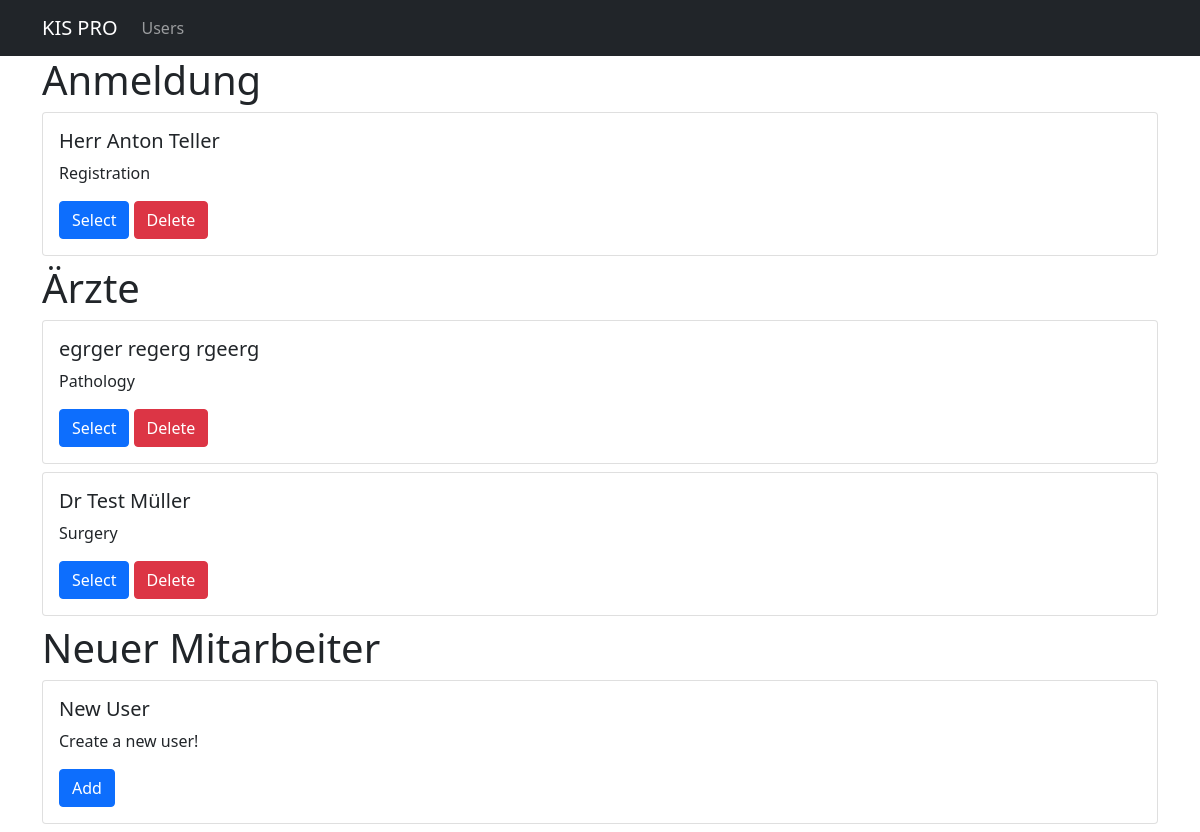
The app's page /, older data.
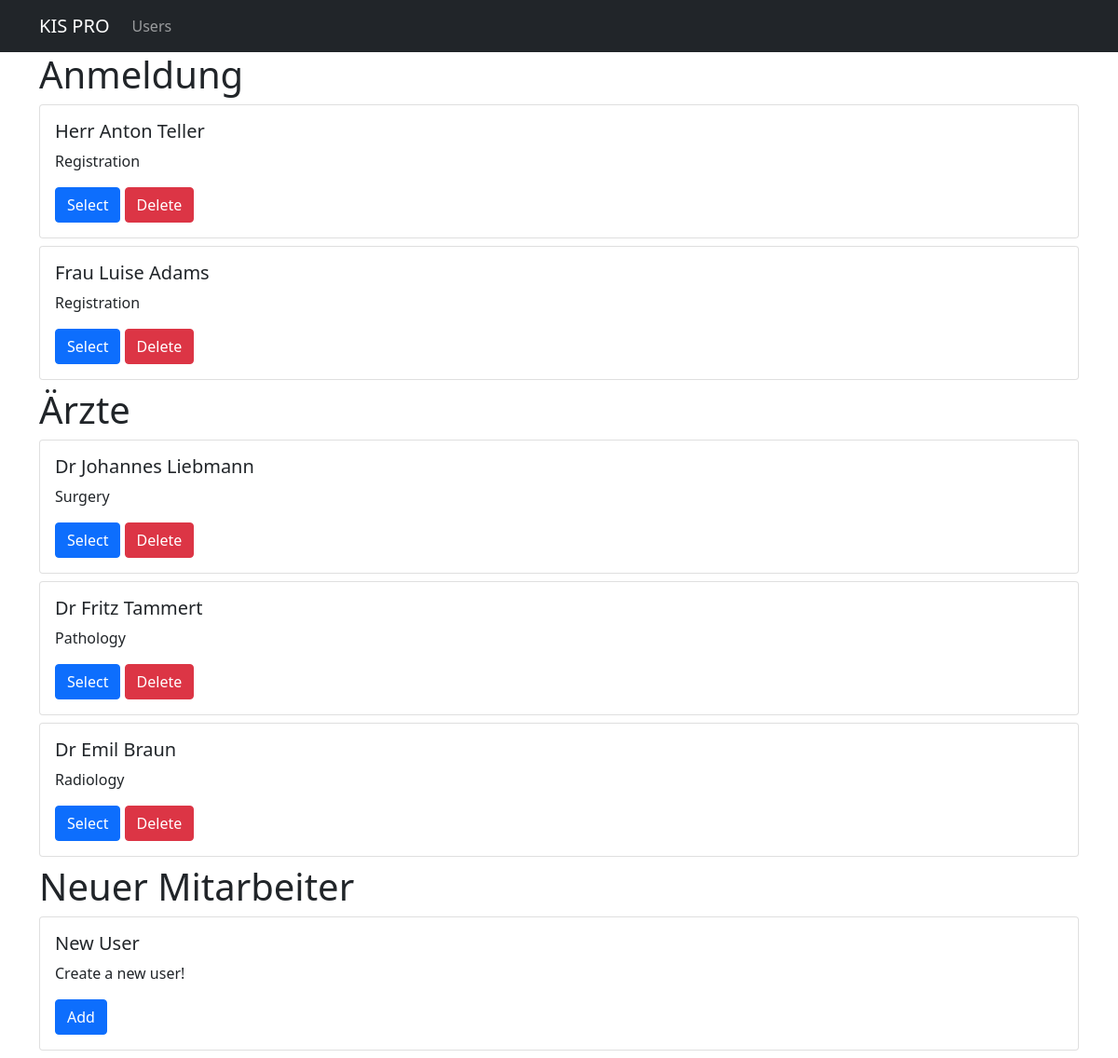
The same page, newer data.
### kis_pro/models.py (models this page shows, shortened)
class Person(models.Model):
    title = models.CharField(max_length=50)
    firstname = models.CharField(max_length=100)
    lastname = models.CharField(max_length=100)
    def user_print(self):
        return self.title + ' ' + self.firstname + ' ' + self.lastname
    class Meta:
        abstract = True

class User(Person):
    role = models.ForeignKey(Role, on_delete=models.CASCADE)
    def role_to_name(self):
        return self.role.print_role_name()

class Role(models.Model):
    name = models.CharField(max_length=10)
    def print_role_name(self):
        return self.name
    class Meta:
        managed = False

class Doctor(Person):
    role = models.ForeignKey(Role, on_delete=models.CASCADE)
    def role_to_name(self):
        return self.role.print_role_name()
    def role_to_url(self):
        return 'kis_pro_' + self.role_to_name().lower()

### kis_pro/views.py (the view)
# urls.py: path('', views.kis_pro_index, name="kis_pro_index"),
def kis_pro_index(request):
    user = User.objects.all()
    doc = Doctor.objects.all()
    context = {
        'user': user,
        'docs': doc
    }
    return render(request, 'kis_pro_index.html', context)

### kis_pro/templates/kis_pro_index.html
{% extends "base.html" %}
{% load static %}
{% block page_content %}
    <h1>Anmeldung</h1>
    <div class="col">
        {% for user in user %}
            <div class="card mb-2">
                <div class="card-body">
                    <h5 class="card-title">{{ user.user_print }}</h5>
                    <p class="card-text">{{ user.role_to_name }}</p>
                    <a href="{% url 'kis_pro_registration' %}"
                       class="btn btn-primary">
                        Select
                    </a>
                    <a href="{% url 'kis_pro_deleteregistration' user.pk %}"
                       class="btn btn-danger">
                        Delete
                    </a>
                </div>
            </div>
        {% endfor %}
    </div>
    <h1>Ärzte</h1>
    <div class="col">
        {% for doc in docs %}
            <div class="card mb-2">
                <div class="card-body">
                    <h5 class="card-title">{{ doc.user_print }}</h5>
                    <p class="card-text">{{ doc.role_to_name }}</p>
                    <a href="{% url doc.role_to_url doc.pk %}"
                       class="btn btn-primary">
                        Select
                    </a>
                    <a href="{% url 'kis_pro_deleteuser' doc.pk %}"
                       class="btn btn-danger">
                        Delete
                    </a>
                </div>
            </div>
        {% endfor %}
    </div>
    <h1>Neuer Mitarbeiter</h1>
    <div class="col">
        <div class="card mb-2">
            <div class="card-body">
                <h5 class="card-title">New User</h5>
                <p>Create a new user!</p>
                <a href="{% url 'kis_pro_newuser' %}"
                   class="btn btn-primary">
                    Add
                </a>
            </div>
        </div>
    </div>
{% endblock %}

Row changes from the older to the newer data that the page shows:
removed Doctor: user_print "egrger regerg rgeerg", role_to_name "Pathology"
removed Doctor: user_print "Dr Test Müller", role_to_name "Surgery"
added User: user_print "Frau Luise Adams", role_to_name "Registration"
added Doctor: user_print "Dr Johannes Liebmann", role_to_name "Surgery"
added Doctor: user_print "Dr Fritz Tammert", role_to_name "Pathology"
added Doctor: user_print "Dr Emil Braun", role_to_name "Radiology"
